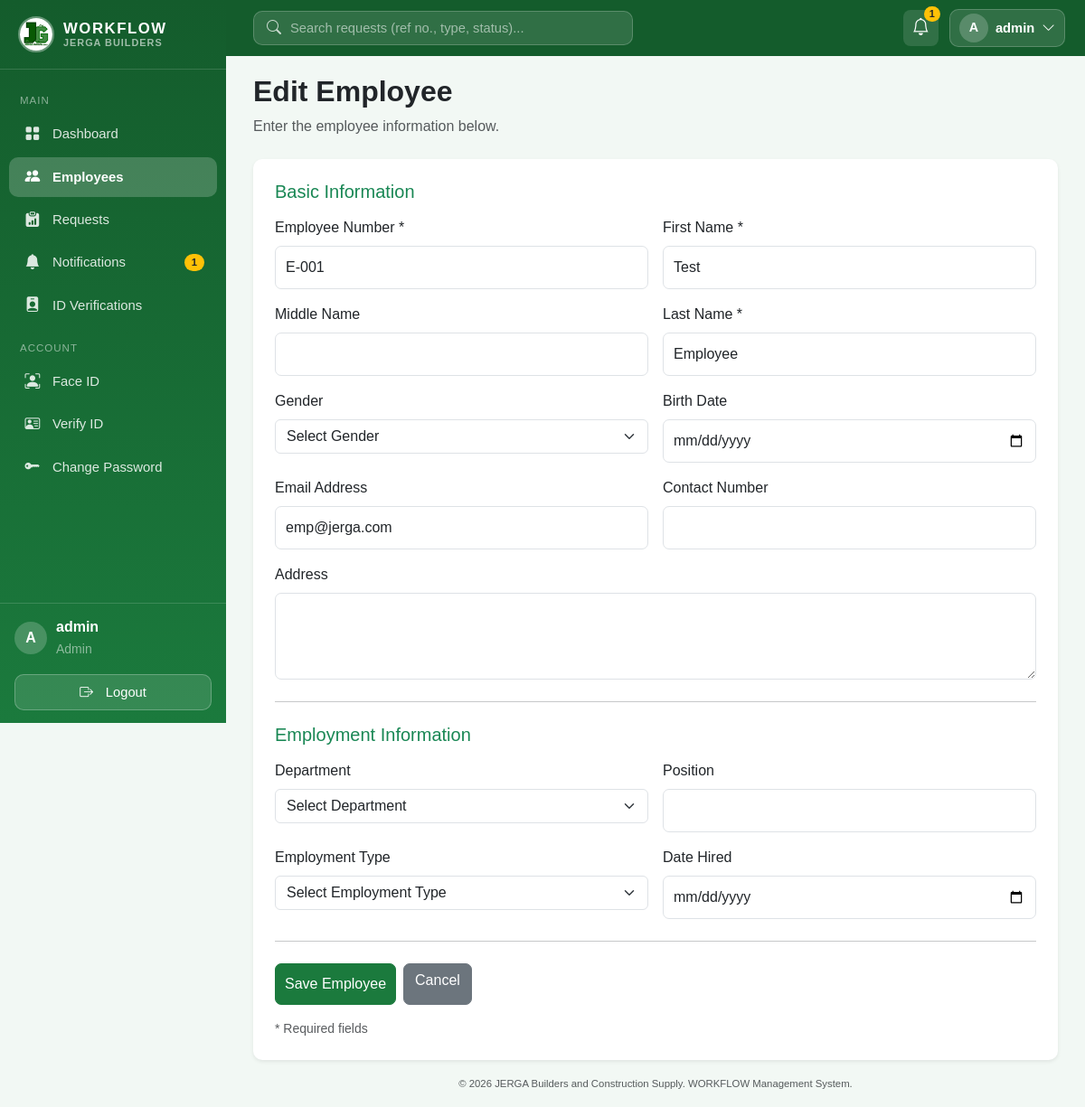
Page /employees/12/edit (signed in) on the committed database.
### models/user.py (models this page shows, shortened)
class User(UserMixin, db.Model):
    __tablename__ = "users"
    id = db.Column(db.Integer, primary_key=True)
    username = db.Column(db.String(80), unique=True, nullable=False)
    email = db.Column(db.String(120), unique=True, nullable=False)
    password_hash = db.Column(db.String(255), nullable=False)
    role = db.Column(db.String(20), nullable=False, default="employee")  # "admin" | "hr" | "employee"
    is_active = db.Column(db.Boolean, default=True, nullable=False)
    created_at = db.Column(db.DateTime, default=db.func.now())
    employee_id = db.Column(db.Integer, db.ForeignKey("employees.id"), unique=True, nullable=True)
    employee = db.relationship("Employee", back_populates="user")
    submitted_requests = db.relationship(
        "EmployeeRequest", foreign_keys="EmployeeRequest.submitted_by_id", back_populates="submitted_by"
    )
    reviewed_requests = db.relationship(
        "EmployeeRequest", foreign_keys="EmployeeRequest.reviewed_by_id", back_populates="reviewed_by"
    )
    notifications = db.relationship(
        "Notification", back_populates="user", lazy=True, cascade="all, delete-orphan"
    )
    face_encoding = db.Column(db.Text, nullable=True)
    face_enrolled_at = db.Column(db.DateTime, nullable=True)
    face_photo = db.Column(db.String(255), nullable=True)
    reset_code = db.Column(db.String(6), nullable=True)
    reset_code_expires = db.Column(db.DateTime, nullable=True)
    id_document = db.Column(db.String(255), nullable=True)          # uploaded file name
    id_document_type = db.Column(db.String(50), nullable=True)
    id_verified = db.Column(db.Boolean, default=False, nullable=False)
    id_verified_by_id = db.Column(db.Integer, db.ForeignKey("users.id"), nullable=True)

### models/employee.py (models this page shows, shortened)
class Employee(db.Model):
    __tablename__ = "employees"
    id = db.Column(db.Integer, primary_key=True)
    employee_number = db.Column(db.String(50), unique=True, nullable=False)
    first_name = db.Column(db.String(100), nullable=False)
    middle_name = db.Column(db.String(100), nullable=True)
    last_name = db.Column(db.String(100), nullable=False)
    gender = db.Column(db.String(20), nullable=True)
    birth_date = db.Column(db.Date, nullable=True)
    address = db.Column(db.Text, nullable=True)
    contact_number = db.Column(db.String(30), nullable=True)
    email = db.Column(db.String(120), unique=True, nullable=True)
    department = db.Column(db.String(100), nullable=True)
    position = db.Column(db.String(100), nullable=True)
    employment_type = db.Column(db.String(50), nullable=True)
    date_hired = db.Column(db.Date, nullable=True)
    status = db.Column(db.String(20), default="Active", nullable=False)  # "Active" | "Inactive"
    created_at = db.Column(db.DateTime, default=db.func.now())
    updated_at = db.Column(db.DateTime, default=db.func.now(), onupdate=db.func.now())
    user = db.relationship("User", back_populates="employee", uselist=False)
    requests = db.relationship("EmployeeRequest", back_populates="employee")

### routes/employee.py (the view, shortened to what this page needs)
@employee_bp.route("/<int:employee_id>/edit", methods=["GET", "POST"])
@admin_or_hr_required
def edit_employee(employee_id):
    employee = get_employee_or_404(employee_id)
    return render_template("employees/form.html", employee=employee, page_title="Edit Employee")

### models/user.py (called while the page is built)
@login_manager.user_loader
def load_user(user_id):
    return db.session.get(User, int(user_id))

### routes/employee.py (called while the page is built)
def admin_or_hr_required(function):
    @wraps(function)
    @login_required
    def decorated_function(*args, **kwargs):
        if current_user.role not in ("admin", "hr"):
            abort(403)
        return function(*args, **kwargs)
    return decorated_function

def get_employee_or_404(employee_id):
    employee = db.session.get(Employee, employee_id)
    if employee is None:
        abort(404)
    return employee

### templates/employees/form.html (shortened to what this page needs)
{% extends "base.html" %}
{% block content %}
<div class="mb-4">
    <h2 class="fw-bold">{{ page_title }}</h2>
    <p class="text-muted">
        Enter the employee information below.
    </p>
</div>
<div class="card shadow-sm">
    <div class="card-body p-4">
        <form method="POST">
            <h5 class="text-success mb-3">Basic Information</h5>
            <div class="row g-3">
                <div class="col-md-6">
                    <label class="form-label">
                        Employee Number *
                    </label>
                    <input type="text"
                           name="employee_number"
                           class="form-control"
                           maxlength="50"
                           value="{{ employee.employee_number if employee else '' }}"
                           required>
                </div>
                <div class="col-md-6">
                    <label class="form-label">First Name *</label>
                    <input type="text"
                           name="first_name"
                           class="form-control"
                           maxlength="100"
                           value="{{ employee.first_name if employee else '' }}"
                           required>
                </div>
                <div class="col-md-6">
                    <label class="form-label">Middle Name</label>
                    <input type="text"
                           name="middle_name"
                           class="form-control"
                           maxlength="100"
                           value="{{ employee.middle_name if employee and employee.middle_name else '' }}">
                </div>
                <div class="col-md-6">
                    <label class="form-label">Last Name *</label>
                    <input type="text"
                           name="last_name"
                           class="form-control"
                           maxlength="100"
                           value="{{ employee.last_name if employee else '' }}"
                           required>
                </div>
                <div class="col-md-6">
                    <label class="form-label">Gender</label>
                    <select name="gender" class="form-select" required>
                        <option value="">Select Gender</option>
                    </select>
                </div>
                <div class="col-md-6">
                    <label class="form-label">Birth Date</label>
                    <input type="date"
                           name="birth_date"
                           class="form-control"
                           required
                           value="{{ employee.birth_date.isoformat() if employee and employee.birth_date else '' }}">
                </div>
                <div class="col-md-6">
                    <label class="form-label">Email Address</label>
                    <input type="email"
                           name="email"
                           class="form-control"
                           maxlength="120"
                           required
                           value="{{ employee.email if employee and employee.email else '' }}">
                </div>
                <div class="col-md-6">
                    <label class="form-label">Contact Number</label>
                    <input type="text"
                           name="contact_number"
                           class="form-control"
                           maxlength="30"
                           required
                           value="{{ employee.contact_number if employee and employee.contact_number else '' }}">
                </div>
                <div class="col-12">
                    <label class="form-label">Address</label>
                    <textarea name="address"
                              class="form-control"
                              rows="3"
                              required>{{ employee.address if employee and employee.address else '' }}</textarea>
                </div>
            </div>
            <hr class="my-4">
            <h5 class="text-success mb-3">Employment Information</h5>
            <div class="row g-3">
                <div class="col-md-6">
                    <label class="form-label">Department</label>
                    <select name="department" class="form-select" required>
                        <option value="">Select Department</option>
                    </select>
                </div>
                <div class="col-md-6">
                    <label class="form-label">Position</label>
                    <input type="text"
                           name="position"
                           class="form-control"
                           maxlength="100"
                           required
                           value="{{ employee.position if employee and employee.position else '' }}">
                </div>
                <div class="col-md-6">
                    <label class="form-label">Employment Type</label>
                    <select name="employment_type" class="form-select" required>
                        <option value="">Select Employment Type</option>
                    </select>
                </div>
                <div class="col-md-6">
                    <label class="form-label">Date Hired</label>
                    <input type="date"
                           name="date_hired"
                           class="form-control"
                           required
                           value="{{ employee.date_hired.isoformat() if employee and employee.date_hired else '' }}">
                </div>
            </div>
            <hr class="my-4">
            <div class="d-flex gap-2">
                <button type="submit" class="btn btn-success">
                    Save Employee
                </button>
                <a href="{{ url_for('employees.list_employees') }}"
                   class="btn btn-secondary">
                    Cancel
                </a>
            </div>
            <p class="text-muted small mt-3 mb-0">
                * Required fields
            </p>
        </form>
    </div>
</div>
{% endblock %}

### templates/base.html (shortened to what this page needs)
<!doctype html>
<html lang="en">
<head>
    <link
    rel="stylesheet"
    href="{{ url_for('static', filename='vendor/bootstrap.min.css') }}"
    />
    <link
    rel="stylesheet"
    href="{{ url_for('static', filename='vendor/bootstrap-icons.min.css') }}"
    />
    <link
    rel="stylesheet"
    href="{{ url_for('static', filename='css/style.css') }}"
    />
</head>
<body class="{% if current_user.is_authenticated %}with-sidebar{% endif %}">
    {% if current_user.is_authenticated %}
    <aside class="sidebar" id="sidebar">
    <div class="sidebar-brand">
        <img
        src="{{ url_for('static', filename='img/JERGA.jpg') }}"
        alt="JERGA WORKFLOW logo"
        class="sidebar-logo"
        width="40"
        height="40"
        />
        <div class="sidebar-brand-text">
        <span class="brand-name">WORKFLOW</span>
        <small>JERGA Builders</small>
        </div>
    </div>
    <nav class="sidebar-nav">
        <div class="sidebar-section">Main</div>
        <a
        href="{{ url_for('auth.dashboard') }}"
        class="sidebar-link {% if request.endpoint == 'auth.dashboard' %}active{% endif %}"
        >
        <i class="bi bi-grid-fill sb-icon"></i> Dashboard
        </a>
        {% if current_user.role in ["admin", "hr"] %}
        <a
        href="{{ url_for('employees.list_employees') }}"
        class="sidebar-link {% if request.endpoint and request.endpoint.startswith('employees') %}active{% endif %}"
        >
        <i class="bi bi-people-fill sb-icon"></i> Employees
        </a>
        {% endif %}
        <a
        href="{{ url_for('requests.list_requests') }}"
        class="sidebar-link {% if request.endpoint and request.endpoint.startswith('requests') %}active{% endif %}"
        >
        <i class="bi bi-clipboard-data-fill sb-icon"></i> Requests
        </a>
        <a
          href="{{ url_for('notifications.list_notifications') }}"
          class="sidebar-link {% if request.endpoint and request.endpoint.startswith('notifications') %}active{% endif %}"
        >
          <i class="bi bi-bell-fill sb-icon"></i> Notifications {% if
          unread_notification_count > 0 %}
          <span class="sidebar-badge ms-auto"
            >{{ unread_notification_count }}</span
          >
          {% endif %}
        </a>
        {% if current_user.role == "admin" %}
        <a
          href="{{ url_for('biometrics.admin_verifications') }}"
          class="sidebar-link {% if request.endpoint == 'biometrics.admin_verifications' %}active{% endif %}"
        >
          <i class="bi bi-person-badge-fill sb-icon"></i> ID Verifications
        </a>
        {% endif %}
        <div class="sidebar-section">Account</div>
        <a
          href="{{ url_for('biometrics.enroll') }}"
          class="sidebar-link {% if request.endpoint == 'biometrics.enroll' %}active{% endif %}"
          title="Face ID settings"
        >
          <i class="bi bi-person-bounding-box sb-icon"></i> Face ID
        </a>
        <a
          href="{{ url_for('biometrics.verify_id') }}"
          class="sidebar-link {% if request.endpoint == 'biometrics.verify_id' %}active{% endif %}"
          title="Valid ID verification"
        >
          <i class="bi bi-person-vcard sb-icon"></i>
          {% if current_user.id_verified %} ID Verified {% elif
          current_user.id_document %} ID Pending {% else %} Verify ID {% endif
          %}
        </a>
        <a
          href="{{ url_for('account.change_password') }}"
          class="sidebar-link {% if request.endpoint == 'account.change_password' %}active{% endif %}"
          title="Change password"
        >
          <i class="bi bi-key-fill sb-icon"></i> Change Password
        </a>
      </nav>
      <div class="sidebar-footer">
        <div class="sidebar-user">
          <div class="avatar">{{ current_user.username|first|upper }}</div>
          <div class="sidebar-user-info">
            <div class="fw-semibold">{{ current_user.username }}</div>
            <small class="text-white-50">{{ current_user.role|title }}</small>
          </div>
        </div>
        <a
          href="{{ url_for('auth.logout') }}"
          class="sidebar-logout w-100 mt-3"
          type="button"
        >
          <i class="bi bi-box-arrow-right me-2"></i>Logout
        </a>
      </div>
    </aside>
    <header class="topbar">
      <form
        class="topbar-search"
        method="GET"
        action="{{ url_for('requests.list_requests') }}"
        role="search"
      >
        <i class="bi bi-search"></i>
        <input
          type="search"
          name="q"
          value="{{ request.args.get('q', '') }}"
          placeholder="Search requests (ref no., type, status)..."
          aria-label="Search requests"
        />
      </form>
      <div class="topbar-actions">
        <a
          href="{{ url_for('notifications.list_notifications') }}"
          class="topbar-bell"
          title="Notifications"
        >
          <i class="bi bi-bell"></i>
          {% if unread_notification_count > 0 %}
          <span class="topbar-bell-badge">{{ unread_notification_count }}</span>
          {% endif %}
        </a>
        <div class="dropdown">
          <button
            class="topbar-profile"
            type="button"
            data-bs-toggle="dropdown"
            data-bs-display="static"
            aria-expanded="false"
          >
            <span class="avatar avatar-sm"
              >{{ current_user.username|first|upper }}</span
            >
            <span class="topbar-name d-none d-sm-inline"
              >{{ current_user.username }}</span
            >
            <i class="bi bi-chevron-down d-none d-sm-inline"></i>
          </button>
        </div>
      </div>
    </header>
    {% endif %}
    <main class="app-main">
       {% block content %}{% endblock %}
    </main>
    <footer class="text-center py-3 text-muted app-footer">
      <small>
        &copy; 2026 JERGA Builders and Construction Supply. WORKFLOW Management
        System.
      </small>
    </footer>
  </body>
</html>

### rows in the picture
User: username|first "A", username "admin", role "Admin"
Employee: employee_number "E-001", first_name "Test", last_name "Employee", email "emp@jerga.com"

### other values in the picture
{{ unread_notification_count }} "1"
{{ page_title }} "Edit Employee"
